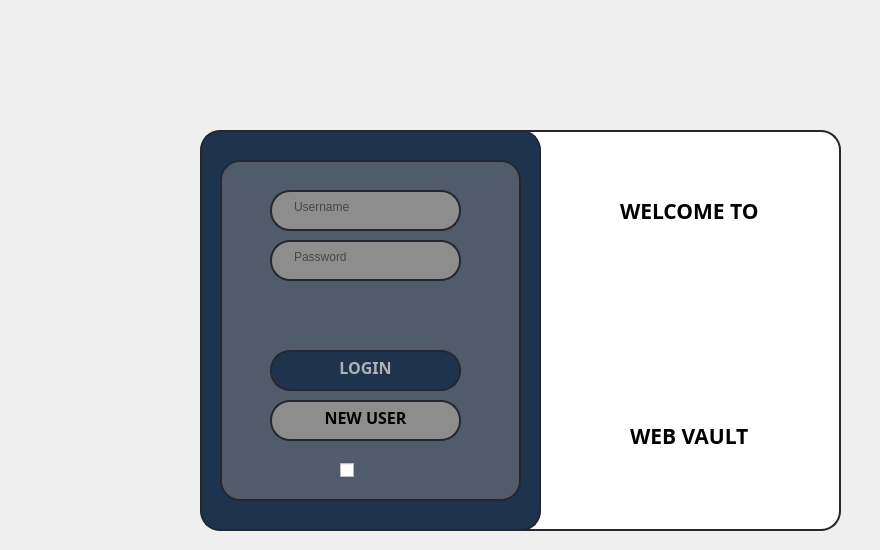
    <widget class="QWidget" name="page">
     <widget class="QWidget" name="widget" native="true">
      <property name="geometry">
       <rect>
        <x>140</x>
        <y>30</y>
        <width>731</width>
        <height>511</height>
       </rect>
      </property>
      <property name="styleSheet">
       <string notr="true"/>
      </property>
      <widget class="QLabel" name="label">
       <property name="geometry">
        <rect>
         <x>80</x>
         <y>130</y>
         <width>301</width>
         <height>341</height>
        </rect>
       </property>
       <property name="layoutDirection">
        <enum>Qt::LeftToRight</enum>
       </property>
       <property name="styleSheet">
        <string notr="true">border-color: rgb(0, 0, 0);
background-color: rgb(81, 92, 106);
padding-bottom:7px;
border-radius: 20px;
padding-left:20px;
padding-right:20px;
border : 2px solid rgb(37,39,48);
</string>
       </property>
       <property name="text">
        <string/>
       </property>
      </widget>
      <widget class="QLabel" name="label_3">
       <property name="geometry">
        <rect>
         <x>60</x>
         <y>100</y>
         <width>341</width>
         <height>401</height>
        </rect>
       </property>
       <property name="styleSheet">
        <string notr="true">border-color: rgb(0, 0, 0);
background-color: rgb(30, 52, 78);
padding-bottom:7px;
border-radius: 20px;
padding-left:20px;
padding-right:20px;
border : 2px solid rgb(37,39,48);
</string>
       </property>
       <property name="text">
        <string/>
       </property>
      </widget>
      <widget class="QLineEdit" name="usernameLineEdit">
       <property name="geometry">
        <rect>
         <x>130</x>
         <y>160</y>
         <width>191</width>
         <height>41</height>
        </rect>
       </property>
       <property name="styleSheet">
        <string notr="true">border-color: rgb(0, 0, 0);
background-color: rgb(141, 141, 141);
padding-bottom:7px;
border-radius: 20px;
padding-left:20px;
padding-right:20px;
border : 2px solid rgb(37,39,48);
</string>
       </property>
       <property name="text">
        <string/>
       </property>
       <property name="placeholderText">
        <string>Username</string>
       </property>
      </widget>
      <widget class="QLineEdit" name="passwordLineEdit">
       <property name="geometry">
        <rect>
         <x>130</x>
         <y>210</y>
         <width>191</width>
         <height>41</height>
        </rect>
       </property>
       <property name="styleSheet">
        <string notr="true">border-color: rgb(0, 0, 0);
background-color: rgb(141, 141, 141);
padding-bottom:7px;
border-radius: 20px;
padding-left:20px;
padding-right:20px;
border : 2px solid rgb(37,39,48);
</string>
       </property>
       <property name="text">
        <string/>
       </property>
       <property name="echoMode">
        <enum>QLineEdit::Password</enum>
       </property>
       <property name="placeholderText">
        <string>Password</string>
       </property>
      </widget>
      <widget class="QPushButton" name="loginButton">
       <property name="geometry">
        <rect>
         <x>130</x>
         <y>320</y>
         <width>191</width>
         <height>41</height>
        </rect>
       </property>
       <property name="font">
        <font>
         <family>Segoe UI Black</family>
         <pointsize>12</pointsize>
         <italic>false</italic>
         <bold>true</bold>
        </font>
       </property>
       <property name="styleSheet">
        <string notr="true">border-color: rgb(0, 0, 0);
background-color: rgb(30, 52, 78);
background-color: qlineargradient(spread:pad, x1:0, y1:0, x2:1, y2:0, stop:0 rgba(30, 52, 78), stop:1 rgba(255, 255, 255, 255));
background-color: rgb(30, 52, 78);
padding-bottom:7px;
border-radius: 20px;
padding-left:20px;
padding-right:20px;
border : 2px solid rgb(37,39,48);
color: rgb(177, 177, 177);

</string>
       </property>
       <property name="text">
        <string>LOGIN</string>
       </property>
      </widget>
      <widget class="QPushButton" name="registerButton">
       <property name="geometry">
        <rect>
         <x>130</x>
         <y>370</y>
         <width>191</width>
         <height>41</height>
        </rect>
       </property>
       <property name="font">
        <font>
         <family>Segoe UI Black</family>
         <pointsize>12</pointsize>
         <bold>true</bold>
        </font>
       </property>
       <property name="styleSheet">
        <string notr="true">border-color: rgb(0, 0, 0);
background-color: rgb(141, 141, 141);
padding-bottom:7px;
border-radius: 20px;
padding-left:20px;
padding-right:20px;
border : 2px solid rgb(37,39,48);</string>
       </property>
       <property name="text">
        <string>NEW USER</string>
       </property>
      </widget>
      <widget class="QCheckBox" name="checkBox_2">
       <property name="geometry">
        <rect>
         <x>200</x>
         <y>420</y>
         <width>101</width>
         <height>41</height>
        </rect>
       </property>
       <property name="styleSheet">
        <string notr="true">QCheckBox {
    border: none; /* Remove any border */
    padding: 0px; /* Remove any padding */
}

QCheckBox::indicator {
    width: 0px; /* Set the width of the built-in box to 0 */
    height: 0px; /* Set the height of the built-in box to 0 */
}
QCheckBox::indicator:checked {
    image: url(:/checked.png); /* Set the image for the checked state */
}

QCheckBox::indicator:unchecked {
    image: url(:/unchecked.png); /* Set the image for the unchecked state */
}
background-color: rgb(81, 92, 106);</string>
       </property>
       <property name="text">
        <string/>
       </property>
      </widget>
      <widget class="QLabel" name="label_5">
       <property name="geometry">
        <rect>
         <x>360</x>
         <y>100</y>
         <width>341</width>
         <height>401</height>
        </rect>
       </property>
       <property name="styleSheet">
        <string notr="true">border-color: rgb(0, 0, 0);
background-color: rgb(255, 255, 255);
padding-bottom:7px;
border-radius: 20px;
padding-left:20px;
padding-right:20px;
border : 2px solid rgb(37,39,48);

</string>
       </property>
       <property name="text">
        <string/>
       </property>
      </widget>
      <widget class="QLabel" name="label_11">
       <property name="geometry">
        <rect>
         <x>480</x>
         <y>170</y>
         <width>151</width>
         <height>21</height>
        </rect>
       </property>
       <property name="font">
        <font>
         <family>Segoe UI Black</family>
         <pointsize>16</pointsize>
         <bold>true</bold>
        </font>
       </property>
       <property name="styleSheet">
        <string notr="true"/>
       </property>
       <property name="text">
        <string>WELCOME TO </string>
       </property>
      </widget>
      <widget class="QLabel" name="label_12">
       <property name="geometry">
        <rect>
         <x>450</x>
         <y>210</y>
         <width>201</width>
         <height>161</height>
        </rect>
       </property>
       <property name="styleSheet">
        <string notr="true">image: url(:/img/original-795f3020df0f211b0ac0ecfb4f7611bd.png);</string>
       </property>
       <property name="text">
        <string/>
       </property>
      </widget>
      <widget class="QLabel" name="label_14">
       <property name="geometry">
        <rect>
         <x>490</x>
         <y>390</y>
         <width>141</width>
         <height>31</height>
        </rect>
       </property>
       <property name="font">
        <font>
         <family>Segoe UI Black</family>
         <pointsize>16</pointsize>
         <bold>true</bold>
        </font>
       </property>
       <property name="text">
        <string>WEB VAULT</string>
       </property>
      </widget>
      <zorder>label_5</zorder>
      <zorder>label_3</zorder>
      <zorder>label</zorder>
      <zorder>usernameLineEdit</zorder>
      <zorder>passwordLineEdit</zorder>
      <zorder>loginButton</zorder>
      <zorder>registerButton</zorder>
      <zorder>checkBox_2</zorder>
      <zorder>label_11</zorder>
      <zorder>label_12</zorder>
      <zorder>label_14</zorder>
     </widget>
    </widget>
